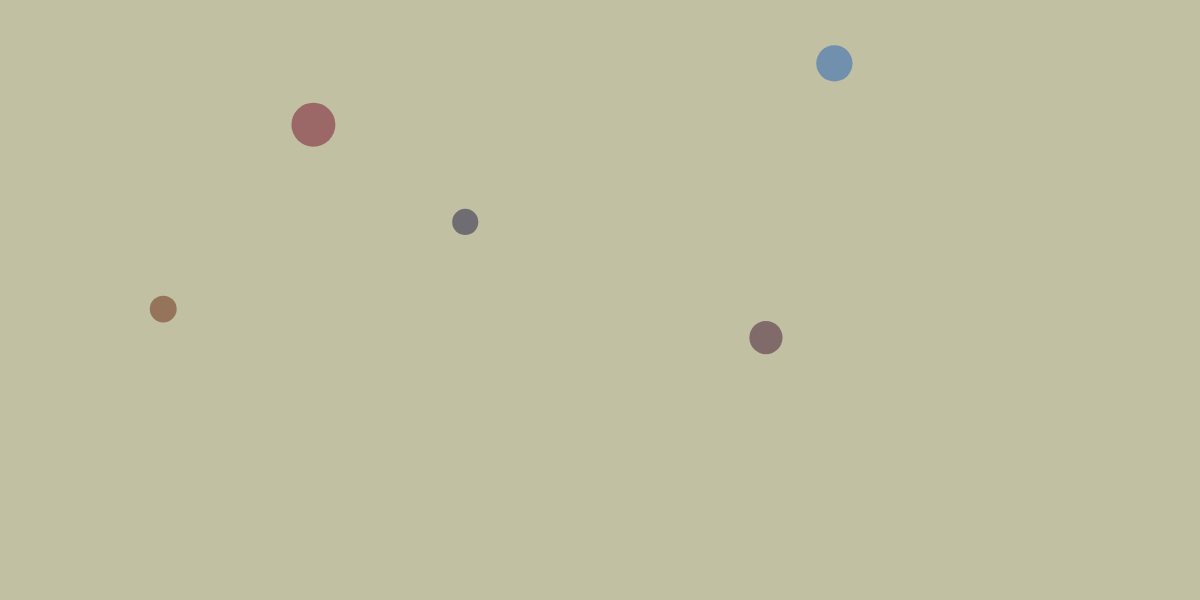
Frame 1 (no input)
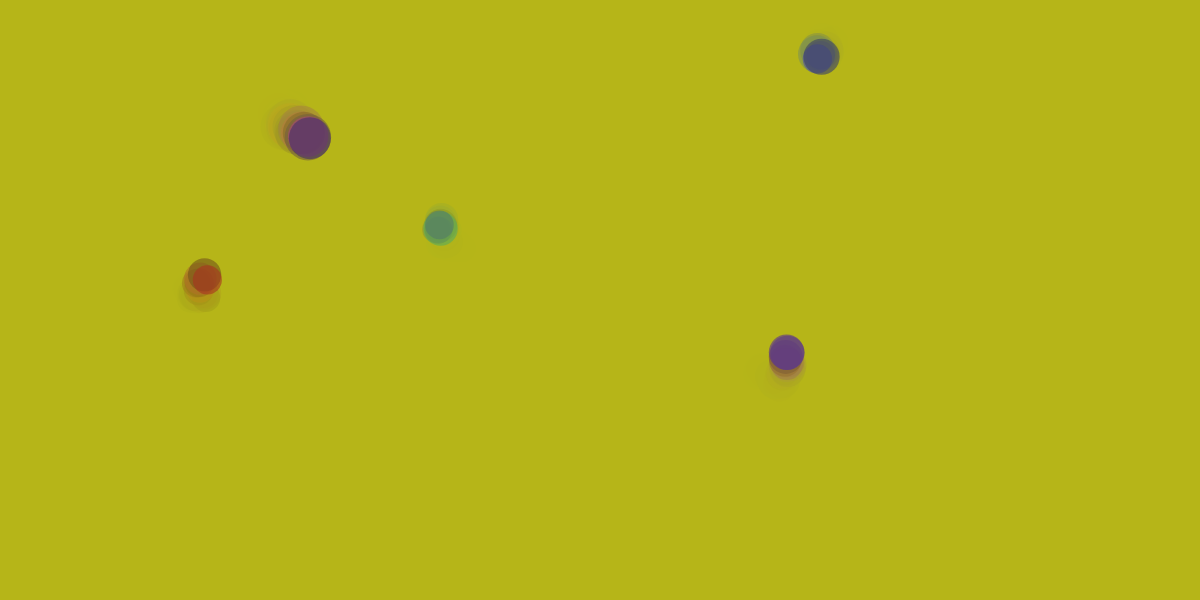
Frame 60 (no input)
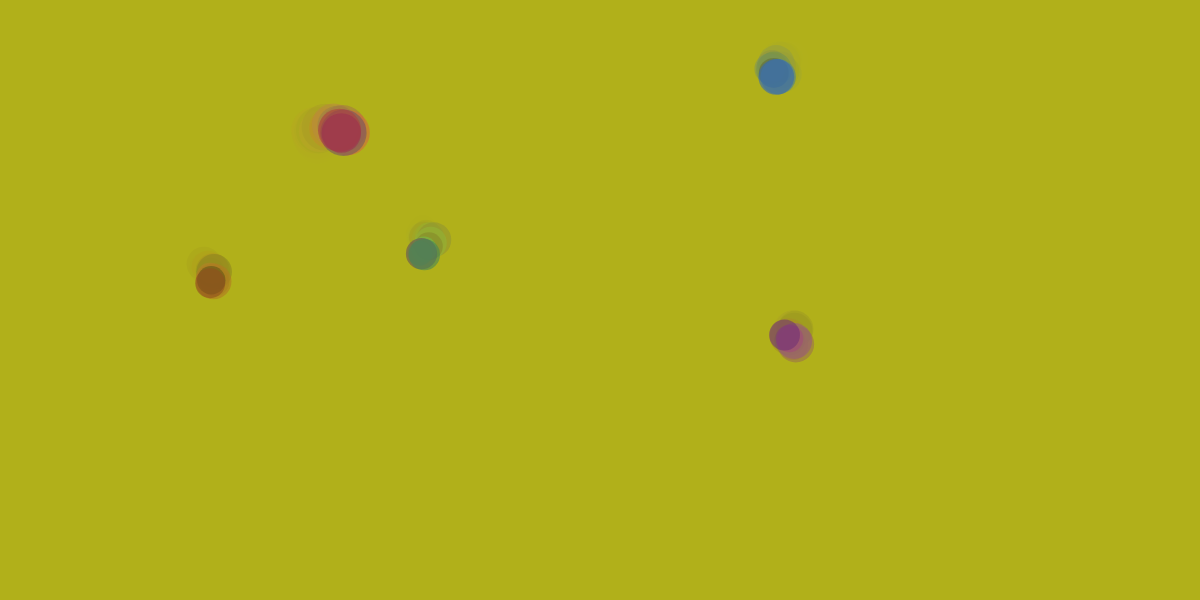
Frame 120 (the mouse pressed at the canvas centre since frame 60)

The p5.js sketch that drew these frames (run headless with seeded random() and noise() and a simulated clock; from frame 60 on, the mouse is pressed at the canvas centre):

// p5.js sketch
// ── sketch.js
let bubbles = [];

var count = 5

function setup() {
  // put setup code here
  createCanvas(1200,600)
  background(200);
  randomSeed(1232)
  for (let index = 0; index < count; index++) {
    let x = 10 + 30 * index;
    bubbles[index] = new Bubble(random(50, width - 50), random(50, height - 50), random(20, 40))    
  }
}

function draw() {

  var r = random(150, 200)
  var g = random(150, 200)
  var b = random(0, 50)
  background(r, g, b, 50);
  // put drawing code here

  for (let bubble of bubbles) {
    bubble.move()
    bubble.bounce()
    bubble.display()
  }

  // stroke(r, g, b, 100)
  // strokeWeight(3)
  // var radius = random(10, 50);
  // // angleMo
  // line(mouseX - radius*cos(radians(theta)), mouseY - radius*sin(radians(theta)),
  //  mouseX + radius*cos(radians(theta)), mouseY + radius*sin(radians(theta)))

  //  theta += random(1, 100);



 
  // rect(1, 2, 3, h, [tl], [tr], [br], [bl])
}

function mousePressed() {
  for (let index = bubbles.length - 1; index >= 0; index--) {
    if(bubbles[index].contains(mouseX, mouseY)) {
      bubbles.splice(index, 1);
    }    
  }
}


class Bubble {
  constructor (tempX, tempY, tempR) {
    this.x = tempX;
    this.y = tempY;
    this.r = tempR;
    // this.xSpeed = random(5, 10);
    // this.ySpeed = random(4, 8);

    this.colorR = random(0, 250)
    this.colorG = random(0, 250)
    this.colorB = random(0, 250)
  }

  move() {
    this.x += random(-5, 5);
    this.y += random(-5, 5);
  }
  
  display() {
  
    // var r = random(200, 255)
    // var g = random(0, 100)
    // var b = random(100, 255)

    var r = random(this.colorR, 50)
    var g = random(this.colorG, 50)
    var b = random(this.colorB, 50)

    // var a = random(100, 100)
    // var r = map(mouseX, 0, width, 0, 255)
    // var g = map(mouseY, 0,height, 0, 255)
    // var b = map((mouseX+mouseY)/2, 0, (width+height)/2, 0, 255)
  
    fill(r, g, b, 150);
    noStroke()
    
    ellipse(this.x, this.y, this.r + random(10));
    
  }

  contains(x, y) {
    return (dist(this.x, this.y, x, y) < this.r)
  }
  
  bounce() {  
    // if(this.x > width  || this.x < 0) 
    //   this.xSpeed  =  (this.xSpeed > 0 ? -1 : 1) * random(1, 3);
    // if(this.y > height || this.y < 0) 
    //   this.ySpeed = (this.ySpeed > 0 ? -1 : 1) * random(1, 3);
  }
  
}
